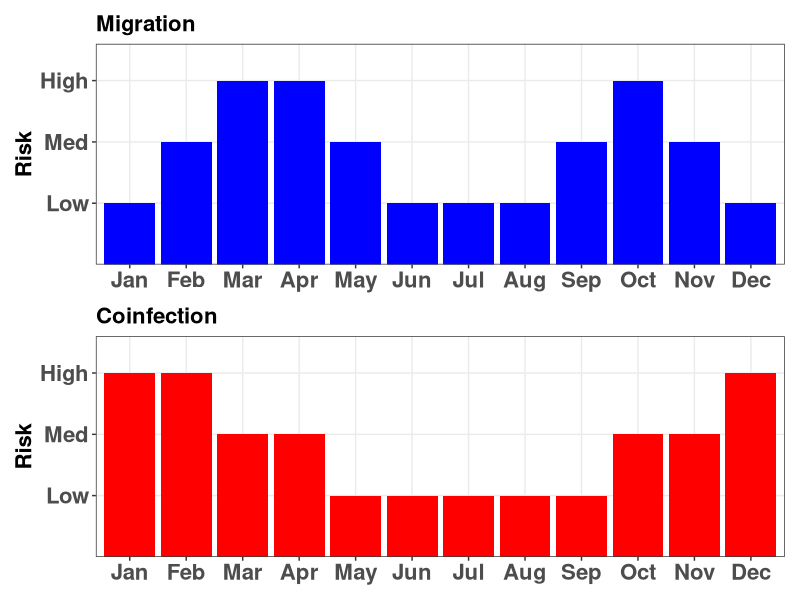
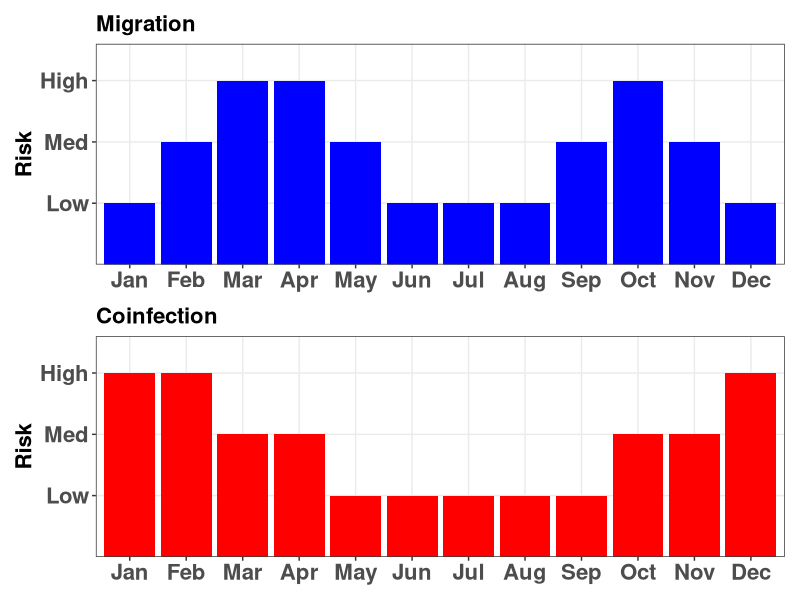

These figures' R source, in order:
# ============================================================
# Risk of human infection with HPAI from bird migration and risk of coinfection with human influenza
# ============================================================

# ============================================================
# Load libraries
# ============================================================

library(ggplot2)
library(patchwork)

# ============================================================
# Seasonal risk 
# ============================================================

season_data <- data.frame(
  Month = factor(
    c("Jan","Feb","Mar","Apr","May","Jun","Jul","Aug","Sep","Oct","Nov","Dec"),
    levels = c("Jan","Feb","Mar","Apr","May","Jun","Jul","Aug","Sep","Oct","Nov","Dec")
  ),
  MigrationRisk = factor(
    c("Low","Med","High","High","Med","Low","Low","Low","Med","High","Med","Low"),
    levels = c("Low","Med","High")
  ),
  CoinfectionRisk = factor(
    c("High","High","Med","Med","Low","Low","Low","Low","Low","Med","Med","High"),
    levels = c("Low","Med","High")
  )
)

# ============================================================
# Plotting helper
# ============================================================

risk_plot <- function(data, risk_var, title, fill_color) {
  ggplot(data, aes(x = Month, y = !!risk_var)) +
    geom_bar(stat = "identity", fill = fill_color) +
    labs(y = "Risk", x = NULL, title = title) +
    theme_bw() +
    theme(
      axis.text  = element_text(size = 16, face = "bold"),
      axis.title = element_text(size = 16, face = "bold"),
      plot.title = element_text(size = 16, face = "bold")
    )
}

# ============================================================
# Generate plots
# ============================================================

Migration <- risk_plot(
  season_data,
  quote(MigrationRisk),
  title = "Migration",
  fill_color = "blue"
)

HI <- risk_plot(
  season_data,
  quote(CoinfectionRisk),
  title = "Coinfection",
  fill_color = "red"
)

# ============================================================
# Combine plots: Figure 5
# ============================================================

Figure_5 <- Migration / HI
Figure_5

ggsave("Figure_5.png", Figure_5, height = 6, width = 8)
